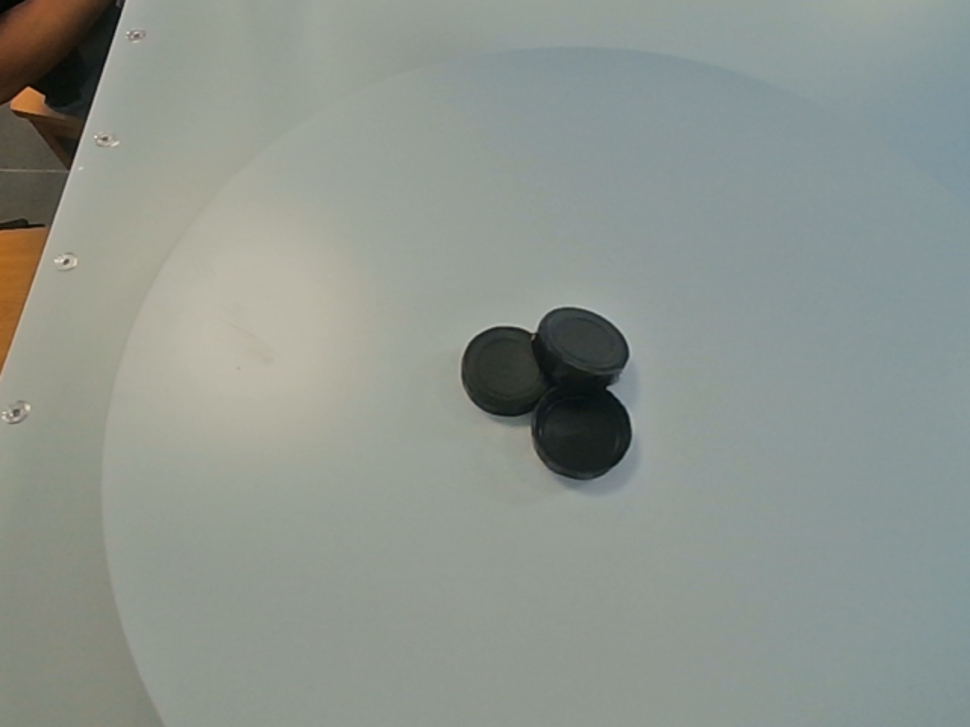
#> input picture image-process-code/image/source/14_27_40.png, 970 x 727 px, shrunk from 1920 x 1440 before the run
$ python dft.py
#> lines starting #> are read from the running program, lines starting #| are printed output that depends on the picture
import numpy as np
import cv2
import matplotlib.pyplot as plt

# 读取图像
# img_path = 'image/source/14_24_20.png'
# img_path = 'image/source/14_25_26.png'
img_path = 'image/source/14_27_40.png'
img = cv2.imread(img_path, 0)
#> img: shape (727, 970); min 2, max 227, mean 145.6
# dft函数傅里叶变换
dft = cv2.dft(np.float32(img), flags=cv2.DFT_COMPLEX_OUTPUT)
# 移动左上角低频到图像中心
dftShift = np.fft.fftshift(dft)
# 傅里叶变换结果是双通道，需要把双通道转换为三通道灰度图像，20 * (转换到0-255的图像)
result = 20 * np.log(cv2.magnitude(dftShift[:, :, 0], dftShift[:, :, 1]))
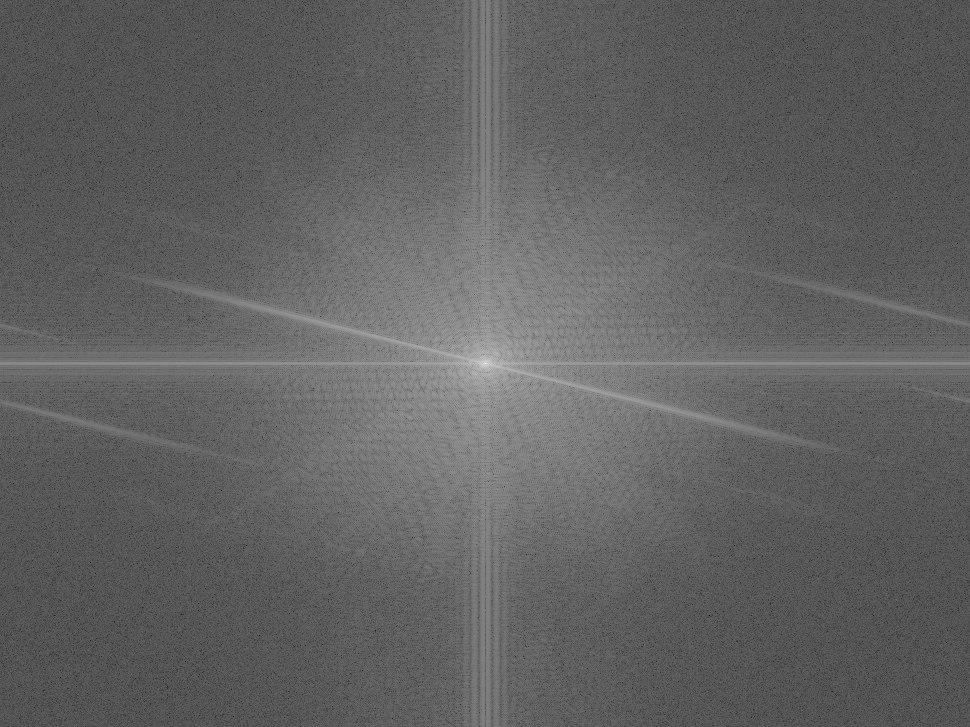
#> result: shape (727, 970) float32; min -28.88, max 368.9, mean 124.3; drawn with min black and max white

plt.suptitle("DFT")
plt.subplot(1, 2, 1)
plt.imshow(img, cmap="gray")
plt.title("original")
plt.axis("off")

plt.subplot(1, 2, 2)
plt.imshow(result, cmap="gray")
plt.title("dft")
plt.axis("off")
plt.show()
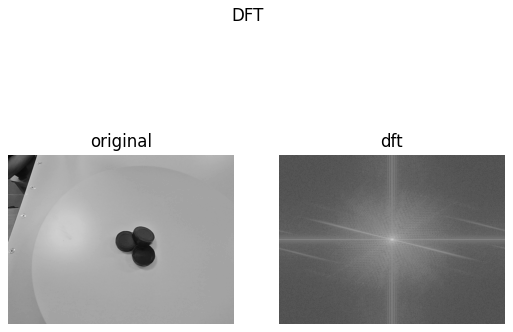
#> figure drawn by matplotlib, 2 panels
